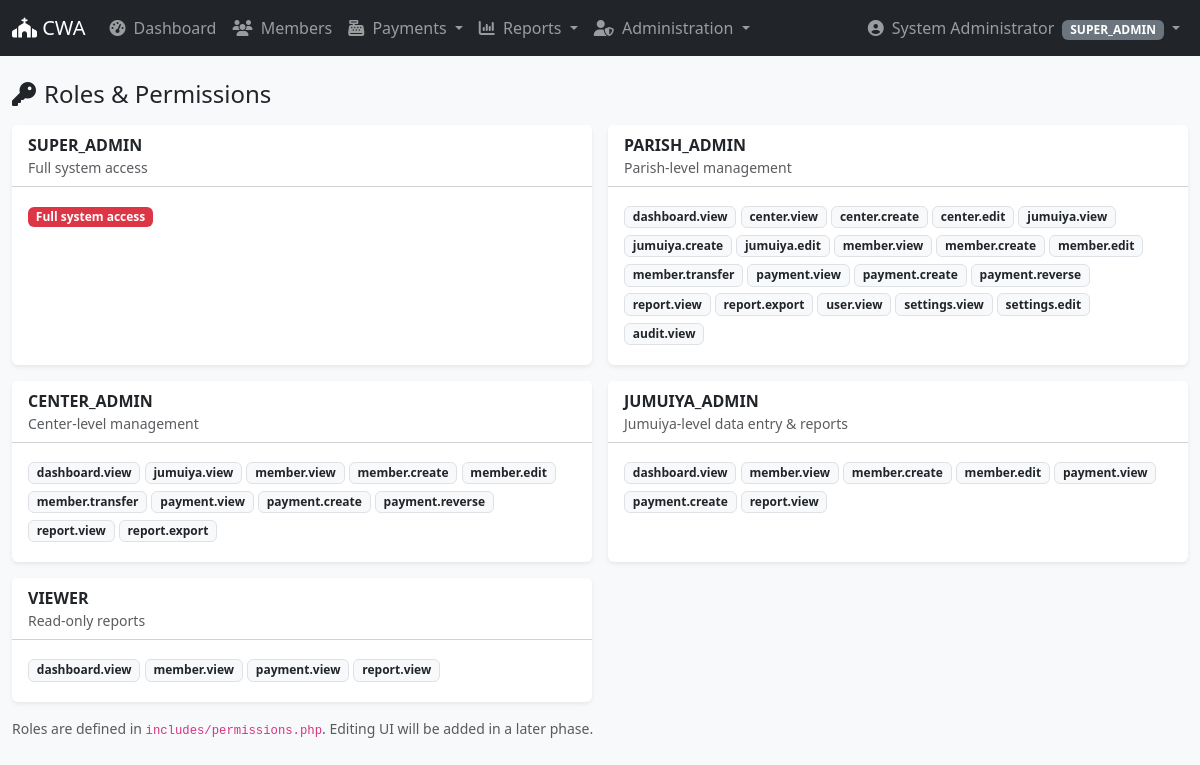
Screenshot of /admin/roles/index.php (signed in) with the database file from the repository.
### tables this page shows
CREATE TABLE `roles` (
  `id` int(10) unsigned NOT NULL AUTO_INCREMENT,
  `name` varchar(60) NOT NULL,
  `description` varchar(255) DEFAULT NULL,
  `created_at` datetime NOT NULL DEFAULT current_timestamp(),
  PRIMARY KEY (`id`),
  UNIQUE KEY `name` (`name`)
);

### config/config.php (called while the page is built)
<?php
return [
    'app' => [
        'name'     => 'CWA Member System',
        'env'      => 'development',
        'url'      => 'http://localhost/cwa',
        'timezone' => 'Africa/Nairobi',
    ],
    'db' => [
        'host'     => '127.0.0.1',
        'port'     => 3306,
        'database' => 'cwa_db',
        'username' => 'pos',
        'password' => 'Alaska001',
        'charset'  => 'utf8mb4',
    ],
    'session' => [
        'name'     => 'cwa_session',
        'lifetime' => 7200,
    ],
];

### classes/Db.php (called while the page is built, shortened)
<?php
class Db
{
    private static ?PDO $pdo = null;
    public static function conn(): PDO
    {
        if (self::$pdo === null) {
            $config = require __DIR__ . '/../config/config.php';
            $db = $config['db'];
            $dsn = "mysql:host={$db['host']};port={$db['port']};dbname={$db['database']};charset={$db['charset']}";
            self::$pdo = new PDO($dsn, $db['username'], $db['password'], [
                PDO::ATTR_ERRMODE            => PDO::ERRMODE_EXCEPTION,
                PDO::ATTR_DEFAULT_FETCH_MODE => PDO::FETCH_ASSOC,
                PDO::ATTR_EMULATE_PREPARES   => false,
            ]);
        }
        return self::$pdo;
    }
    public static function q(string $sql, array $params = []): PDOStatement
    {
        $st = self::conn()->prepare($sql);
        $st->execute($params);
        return $st;
    }
    public static function all(string $sql, array $p = []): array
    {
        return self::q($sql, $p)->fetchAll();
    }
}

### includes/helpers.php (called while the page is built, shortened)
<?php
function e(?string $v): string
{
    return htmlspecialchars((string)$v, ENT_QUOTES, 'UTF-8');
}

### includes/permissions.php (called while the page is built, shortened)
<?php
function permission_map(): array
{
    return [
        'SUPER_ADMIN'   => ['*'],
        'PARISH_ADMIN'  => [
            'dashboard.view',
            'center.view',
            'center.create',
            'center.edit',
            'jumuiya.view',
            'jumuiya.create',
            'jumuiya.edit',
            'member.view',
            'member.create',
            'member.edit',
            'member.transfer',
            'payment.view',
            'payment.create',
            'payment.reverse',
            'report.view',
            'report.export',
            'user.view',
            'settings.view',
            'settings.edit',
            'audit.view',
        ],
        'CENTER_ADMIN'  => [
            'dashboard.view',
            'jumuiya.view',
            'member.view',
            'member.create',
            'member.edit',
            'member.transfer',
            'payment.view',
            'payment.create',
            'payment.reverse',
            'report.view',
            'report.export',
        ],
        'JUMUIYA_ADMIN' => [
            'dashboard.view',
            'member.view',
            'member.create',
            'member.edit',
            'payment.view',
            'payment.create',
            'report.view',
        ],
        'VIEWER'        => [
            'dashboard.view',
            'member.view',
            'payment.view',
            'report.view',
        ],
    ];
}
function role_permissions(?string $roleName): array
{
    $map = permission_map();
    return $map[$roleName] ?? [];
}
function user_can(string $permission): bool
{
    $perms = role_permissions($_SESSION['user']['role_name'] ?? null);
    return in_array('*', $perms, true) || in_array($permission, $perms, true);
}

### admin/roles/index.php (the view, shortened to what this page needs)
<?php
$roles = Db::all("SELECT id, name, description FROM roles ORDER BY id");
$map   = permission_map();
require __DIR__ . '/../../templates/layout/header.php';
?>
<h4 class="mb-3"><i class="fa-solid fa-key me-2"></i>Roles &amp; Permissions</h4>
<div class="row g-3">
    <?php foreach ($roles as $r):
        $perms = $map[$r['name']] ?? [];
    ?>
        <div class="col-md-6">
            <div class="card shadow-sm border-0 h-100">
                <div class="card-header bg-white">
                    <strong><?= e($r['name']) ?></strong>
                    <div class="text-muted small"><?= e($r['description'] ?? '') ?></div>
                </div>
                <div class="card-body">
                    <?php if ($perms === ['*']): ?>
                        <span class="badge bg-danger">Full system access</span>
                    <?php else: ?>
                        <?php foreach ($perms as $p): ?>
                            <span class="badge bg-light text-dark border mb-1"><?= e($p) ?></span>
                        <?php endforeach; ?>
                    <?php endif; ?>
                </div>
            </div>
        </div>
    <?php endforeach; ?>
</div>
<p class="text-muted small mt-3">
    Roles are defined in <code>includes/permissions.php</code>. Editing UI will be added in a later phase.
</p>
<?php require __DIR__ . '/../../templates/layout/footer.php'; ?>

### templates/layout/header.php (shortened to what this page needs)
<?php
$config = $config ?? require __DIR__ . '/../../config/config.php';
$user   = $_SESSION['user'] ?? null;
?>
<!doctype html>
<html lang="en">
<head>
  <link rel="stylesheet" href="https://cdn.jsdelivr.net/npm/bootstrap@5.3.3/dist/css/bootstrap.min.css">
  <link rel="stylesheet" href="https://cdnjs.cloudflare.com/ajax/libs/font-awesome/6.5.2/css/all.min.css">
  <link rel="stylesheet" href="https://cdn.jsdelivr.net/npm/select2@4.1.0-rc.0/dist/css/select2.min.css">
  <link rel="stylesheet" href="https://cdnjs.cloudflare.com/ajax/libs/toastr.js/latest/toastr.min.css">
  <link rel="stylesheet" href="https://cdn.datatables.net/1.13.8/css/dataTables.bootstrap5.min.css">
  <link rel="stylesheet" href="<?= e($config['app']['url']) ?>/assets/css/print.css">
  <link rel="stylesheet" href="<?= e($config['app']['url']) ?>/assets/css/app.css">
</head>
<body class="bg-light">
  <nav class="navbar navbar-expand-lg navbar-dark bg-dark">
    <div class="container-fluid">
      <a class="navbar-brand" href="<?= e($config['app']['url']) ?>/dashboard/">
        <i class="fa-solid fa-church"></i> CWA
      </a>
      <div class="collapse navbar-collapse" id="navMain">
        <ul class="navbar-nav me-auto">
          <li class="nav-item">
            <a class="nav-link" href="<?= e($config['app']['url']) ?>/dashboard/">
              <i class="fa-solid fa-gauge-high me-1"></i> Dashboard
            </a>
          </li>
          <?php if (user_can('member.view') || user_can('*')): ?>
            <li class="nav-item">
              <a class="nav-link" href="<?= e($config['app']['url']) ?>/members/">
                <i class="fa-solid fa-users me-1"></i> Members
              </a>
            </li>
          <?php endif; ?>
          <?php if (user_can('payment.view') || user_can('*')): ?>
            <li class="nav-item dropdown">
              <a class="nav-link dropdown-toggle" data-bs-toggle="dropdown" href="#">
                <i class="fa-solid fa-cash-register me-1"></i> Payments
              </a>
            </li>
          <?php endif; ?>
          <?php if (user_can('report.view') || user_can('*')): ?>
            <li class="nav-item dropdown">
              <a class="nav-link dropdown-toggle" data-bs-toggle="dropdown" href="#">
                <i class="fa-solid fa-chart-column me-1"></i> Reports
              </a>
            </li>
          <?php endif; ?>
          <?php if (user_can('user.view') || user_can('center.view') || user_can('jumuiya.view') || user_can('*')): ?>
            <li class="nav-item dropdown">
              <a class="nav-link dropdown-toggle" data-bs-toggle="dropdown" href="#">
                <i class="fa-solid fa-user-shield me-1"></i> Administration
              </a>
              <?php endif; ?>
            </li>
        </ul>
        <?php if ($user): ?>
          <ul class="navbar-nav">
            <li class="nav-item dropdown">
              <a class="nav-link dropdown-toggle" data-bs-toggle="dropdown" href="#">
                <i class="fa-solid fa-circle-user me-1"></i>
                <?= e($user['full_name']) ?>
                <span class="badge bg-secondary ms-1"><?= e($user['role_name']) ?></span>
              </a>
            </li>
          </ul>
        <?php endif; ?>
      </div>
    </div>
  </nav>
  <main class="container-fluid py-4">

### rows the page displays
roles: name "SUPER_ADMIN", description "Full system access"
roles: name "PARISH_ADMIN", description "Parish-level management", name "dashboard.view", name "center.view", name "center.create", name "center.edit", name "jumuiya.view", name "jumuiya.create", name "jumuiya.edit", name "member.view", name "member.create", name "member.edit", name "member.transfer", name "payment.view", name "payment.create", name "payment.reverse", name "report.view", name "report.export", name "user.view", name "settings.view", name "settings.edit", name "audit.view"
roles: name "CENTER_ADMIN", description "Center-level management", name "dashboard.view", name "jumuiya.view", name "member.view", name "member.create", name "member.edit", name "member.transfer", name "payment.view", name "payment.create", name "payment.reverse", name "report.view", name "report.export"
roles: name "JUMUIYA_ADMIN", description "Jumuiya-level data entry & reports", name "dashboard.view", name "member.view", name "member.create", name "member.edit", name "payment.view", name "payment.create", name "report.view"
roles: name "VIEWER", description "Read-only reports", name "dashboard.view", name "member.view", name "payment.view", name "report.view"

### other values shown
$user['full_name'] "System Administrator"
